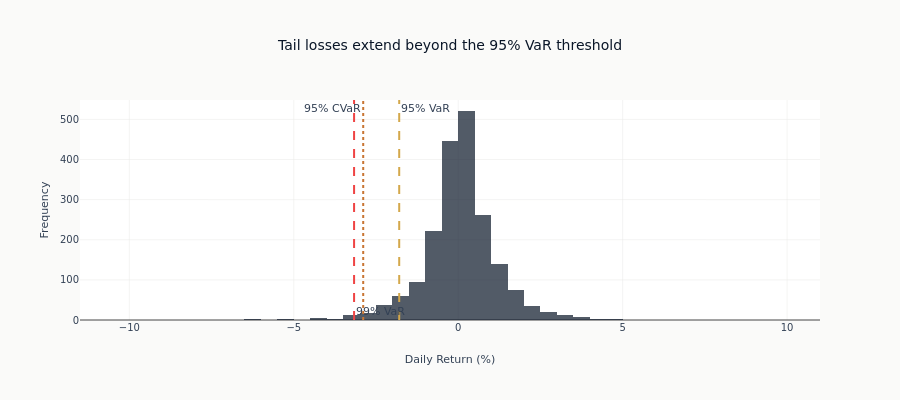

Write notebook code for a chart like this one.
### Code cell
# Visualize return distribution with VaR
fig = go.Figure()

# Histogram of returns
fig.add_trace(go.Histogram(x=strategy_returns * 100, nbinsx=100, name="Daily Returns", opacity=0.7))

# VaR lines - stagger annotation y-positions to prevent overlap at the top
fig.add_vline(
    x=var_95 * 100,
    line_dash="dash",
    line_color=COLORS["amber"],
    annotation_text="95% VaR",
    annotation_position="top right",
)
fig.add_vline(
    x=var_99 * 100,
    line_dash="dash",
    line_color=COLORS["negative"],
    annotation_text="99% VaR",
    annotation_position="bottom right",
)
fig.add_vline(
    x=cvar_95 * 100,
    line_dash="dot",
    line_color=COLORS["copper"],
    annotation_text="95% CVaR",
    annotation_position="top left",
)

fig.update_layout(
    title="Tail losses extend beyond the 95% VaR threshold",
    xaxis_title="Daily Return (%)",
    yaxis_title="Frequency",
    height=400,
    showlegend=False,
)
fig.show()

### Figure 1 — Plotly figure (JSON) as saved in the notebook; plotly's stock layout.template omitted (floating-point values rounded to 4 significant figures; data arrays with more than 128 entries replaced by an {"elided": "..."} marker saying what was removed)
{"data": [{"name": "Daily Returns", "nbinsx": 100, "opacity": 0.7, "type": "histogram", "x": {"elided": "1990 float values"}}], "layout": {"annotations": [{"showarrow": false, "text": "95% VaR", "x": -1.794, "xanchor": "left", "xref": "x", "y": 1, "yanchor": "top", "yref": "y domain"}, {"showarrow": false, "text": "99% VaR", "x": -3.166, "xanchor": "left", "xref": "x", "y": 0, "yanchor": "bottom", "yref": "y domain"}, {"showarrow": false, "text": "95% CVaR", "x": -2.889, "xanchor": "right", "xref": "x", "y": 1, "yanchor": "top", "yref": "y domain"}], "height": 400, "shapes": [{"line": {"color": "#D4A84B", "dash": "dash"}, "type": "line", "x0": -1.794, "x1": -1.794, "xref": "x", "y0": 0, "y1": 1, "yref": "y domain"}, {"line": {"color": "#ef4444", "dash": "dash"}, "type": "line", "x0": -3.166, "x1": -3.166, "xref": "x", "y0": 0, "y1": 1, "yref": "y domain"}, {"line": {"color": "#C87533", "dash": "dot"}, "type": "line", "x0": -2.889, "x1": -2.889, "xref": "x", "y0": 0, "y1": 1, "yref": "y domain"}], "showlegend": false, "title": {"text": "Tail losses extend beyond the 95% VaR threshold"}, "xaxis": {"title": {"text": "Daily Return (%)"}}, "yaxis": {"title": {"text": "Frequency"}}}}
